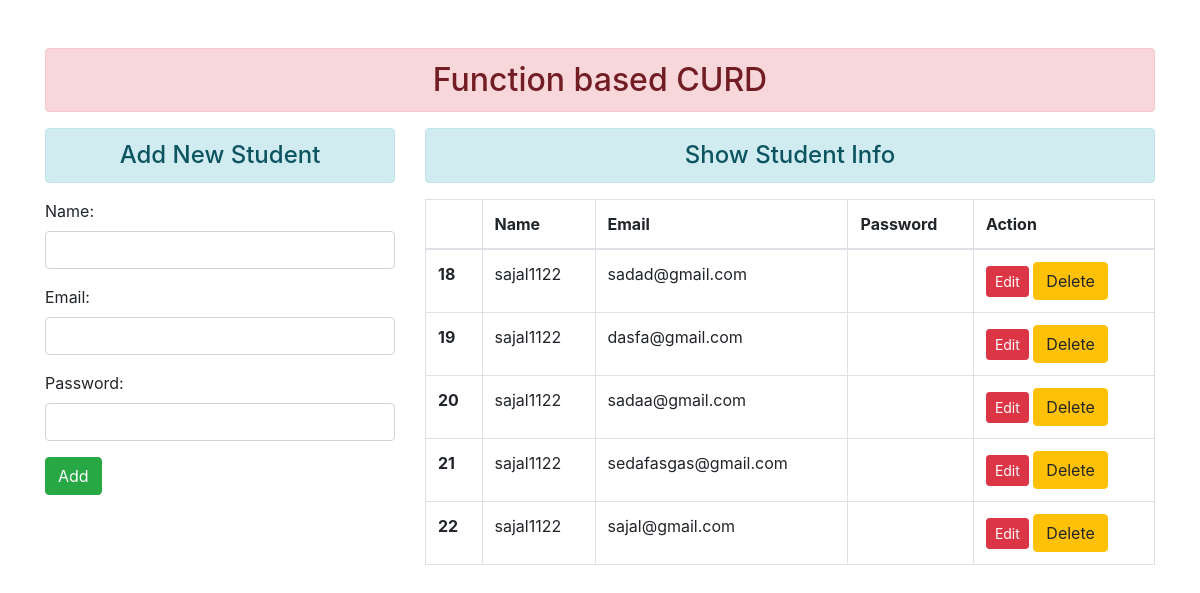
The page / on the database its author committed.
### enroll/models.py (models this page shows)
class User(models.Model):
    name=models.CharField(max_length=40)
    email=models.EmailField()
    password=models.CharField(max_length=30)

### enroll/views.py (the view)
# urls.py: path('',views.add_student,name="addandshow"),
def add_student(request):
    if request.method =='POST':
      fm=StudentRegistration(request.POST)
      if fm.is_valid():
         nm=fm.cleaned_data['name']
         em=fm.cleaned_data['email']
         pa=fm.cleaned_data['password']
         reg=User(name=nm,email=em)
         reg.save()
         fm=StudentRegistration()
    else:
        fm=StudentRegistration()
    stud=User.objects.all()
    return render(request,'enroll/addandshow.html',{'form':fm,'stu':stud})

### enroll/forms.py (shortened to what this page needs)
class StudentRegistration(forms.ModelForm):
    class Meta:
        model=User
        fields=['name','email','password']
        widgets={
            'name':forms.TextInput(attrs={'class':'form-control'}),
             'email':forms.EmailInput(attrs={'class':'form-control'}),
              'password':forms.PasswordInput(render_value=True,attrs={'class':'form-control'}),
        }

### enroll/templates/enroll/addandshow.html (shortened to what this page needs)
{% extends 'enroll/base.html' %} {% block content %}
<div class="row">
  <div class="col-sm-4">
    <h4 class="text-center alert alert-info">Add New Student</h4>
    <form action="" method="POST">
      {% csrf_token %} {{form.as_p}}
      <input type="Submit" class="center btn btn-success" value="Add" />
    </form>
  </div>
  <div class="col-sm-8">
    <h4 class="text-center alert alert-info">Show Student Info</h4>
    {% if stu %}
    <table class="table table-bordered">
      <thead>
        <tr>
          <th scope="col"Id</th>
          <th scope="col">Name</th>
          <th scope="col">Email</th>
          <th scope="col">Password</th>
          <th scope="col">Action</th>
        </tr>
      </thead>
      <tbody>
        {% for st in stu %}
        <tr>
          <th scope="row">{{st.id}}</th>
          <td>{{st.name}}</td>
          <td>{{st.email}}</td>
          <td>{{ st.password }}</td>
          <td>
            <a href="{% url 'update' st.id%}" class="btn btn-danger btn-sm">Edit</a>
           <form action="{% url 'delete' st.id%}" method="post" class="d-inline">
            <input type="Submit" value="Delete" class="btn btn-warning">
           </form>
          </td>
        </tr>
        {% endfor %}
      </tbody>
    </table>
    {% else %}
    <h4 class="text-center alert alert-success">No Data</h4>
    {% endif %}
  </div>
</div>
{% endblock content%}

### enroll/templates/enroll/base.html (shortened to what this page needs)
<!DOCTYPE html>
{% load static %}
<html lang="en">
  <head>
    <link rel="stylesheet" href="{% static 'enroll/css/bootstrap.css' %}" />
  </head>
  <body>
    <div class="container mt-5">
      <h2 class="text-center alert alert-danger">Function based CURD</h2>
      {% block content %} {% endblock content %}
    </div>
  </body>
</html>

### rows shown on the page
User: id "18", name "sajal1122", email "sadad@gmail.com"
User: id "19", name "sajal1122", email "dasfa@gmail.com"
User: id "20", name "sajal1122", email "sadaa@gmail.com"
User: id "21", name "sajal1122", email "sedafasgas@gmail.com"
User: id "22", name "sajal1122", email "sajal@gmail.com"
